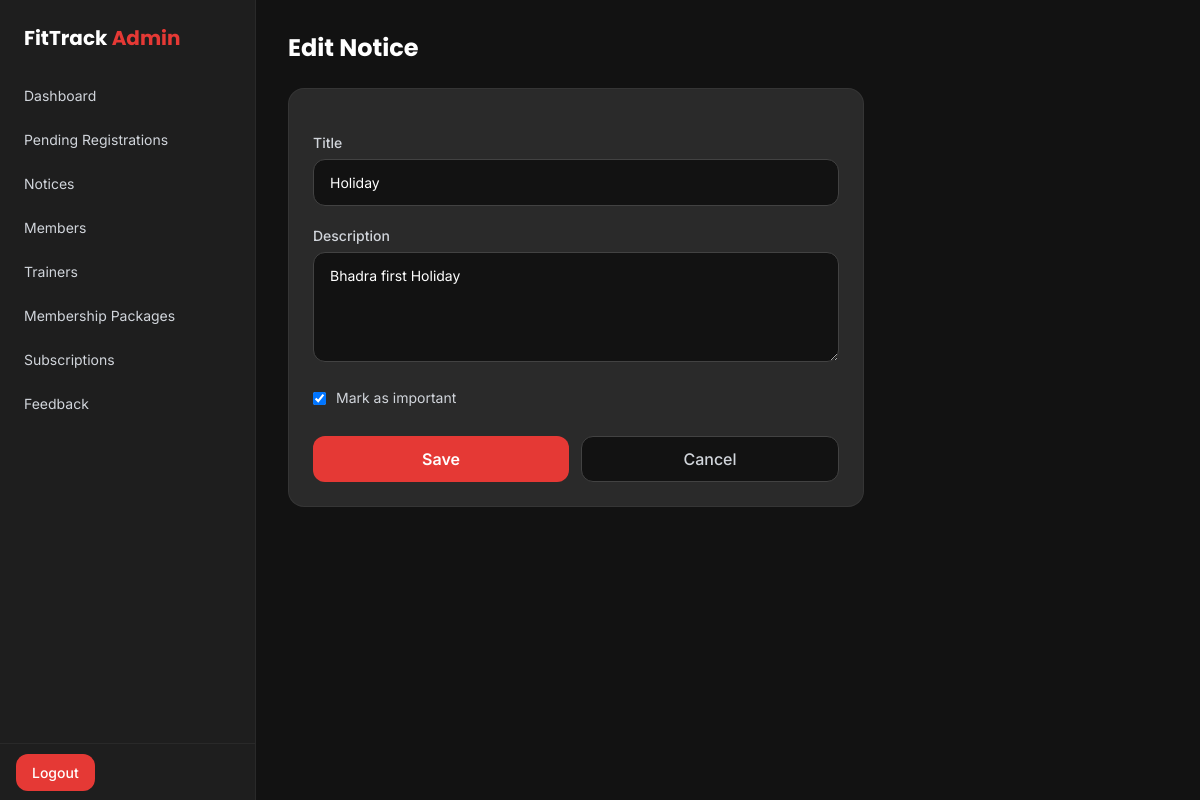
Screenshot of /management/notices/1/edit/ (signed in) with the database file from the repository.
### app/models.py (models this page shows, shortened)
class Notice(models.Model):
    title = models.CharField(max_length=200)
    description = models.TextField()
    uploaded_at = models.DateTimeField(auto_now_add=True)
    is_important = models.BooleanField(default=False)
    class Meta:
        ordering = ['-uploaded_at']

### adminpanel/views.py (the view)
# urls.py: path('notices/<int:notice_id>/edit/', views.admin_notice_edit, name='admin_notice_edit'),
@staff_required
def admin_notice_edit(request, notice_id):
    notice = get_object_or_404(Notice, id=notice_id)
    if request.method == 'POST':
        form = NoticeForm(request.POST, instance=notice)
        if form.is_valid():
            form.save()
            messages.success(request, "Notice updated.")
            return redirect('admin_notices')
    else:
        form = NoticeForm(instance=notice)
    return render(request, 'adminpanel/notice_form.html', {'form': form, 'title': 'Edit Notice'})

### app/forms.py
class NoticeForm(forms.ModelForm):
    class Meta:
        model = Notice
        fields = ['title', 'description', 'is_important']
        widgets = {
            'title': forms.TextInput(attrs={'class': 'admin-input'}),
            'description': forms.Textarea(attrs={'class': 'admin-input', 'rows': 4}),
        }

### adminpanel/templates/adminpanel/notice_form.html (shortened to what this page needs)
{% extends 'adminpanel/base.html' %}
{% block content %}
<div class="mb-6">
    <h1 class="font-display text-2xl font-bold">{{ title }}</h1>
</div>
<div class="bg-dark-card border border-white/5 rounded-2xl p-6 max-w-xl">
    <form method="post" class="space-y-5">
        <div>
            <label for="{{ form.title.id_for_label }}" class="block text-sm font-medium text-gray-300 mb-1.5">Title</label>
            {{ form.title }}
        </div>
        <div>
            <label for="{{ form.description.id_for_label }}" class="block text-sm font-medium text-gray-300 mb-1.5">Description</label>
            {{ form.description }}
        </div>
        <div class="flex items-center gap-2.5">
            {{ form.is_important }}
            <label for="{{ form.is_important.id_for_label }}" class="text-sm text-gray-300 cursor-pointer select-none">
                Mark as important
            </label>
        </div>
        <div class="flex gap-3 pt-2">
            <button type="submit"
                    class="flex-1 bg-primary hover:bg-red-600 text-white font-semibold py-2.5 rounded-xl transition-colors">
                Save
            </button>
            <a href="{% url 'admin_notices' %}"
               class="flex-1 text-center bg-dark-bg border border-dark-secondary text-gray-300 hover:text-white hover:border-gray-500 font-medium py-2.5 rounded-xl transition-colors">
                Cancel
            </a>
        </div>
    </form>
</div>
{% endblock %}

### adminpanel/templates/adminpanel/base.html (style rules this page uses)
.admin-input { width: 100%; background-color: #121212; border: 1px solid #424242; color: #fff; border-radius: 0.75rem; padding: 0.75rem 1rem; font-size: 0.875rem; }

### rows the page displays
Notice: title "Holiday", description "Bhadra first Holiday", is_important "☑"

### other values shown
{{ title }} "Edit Notice"
